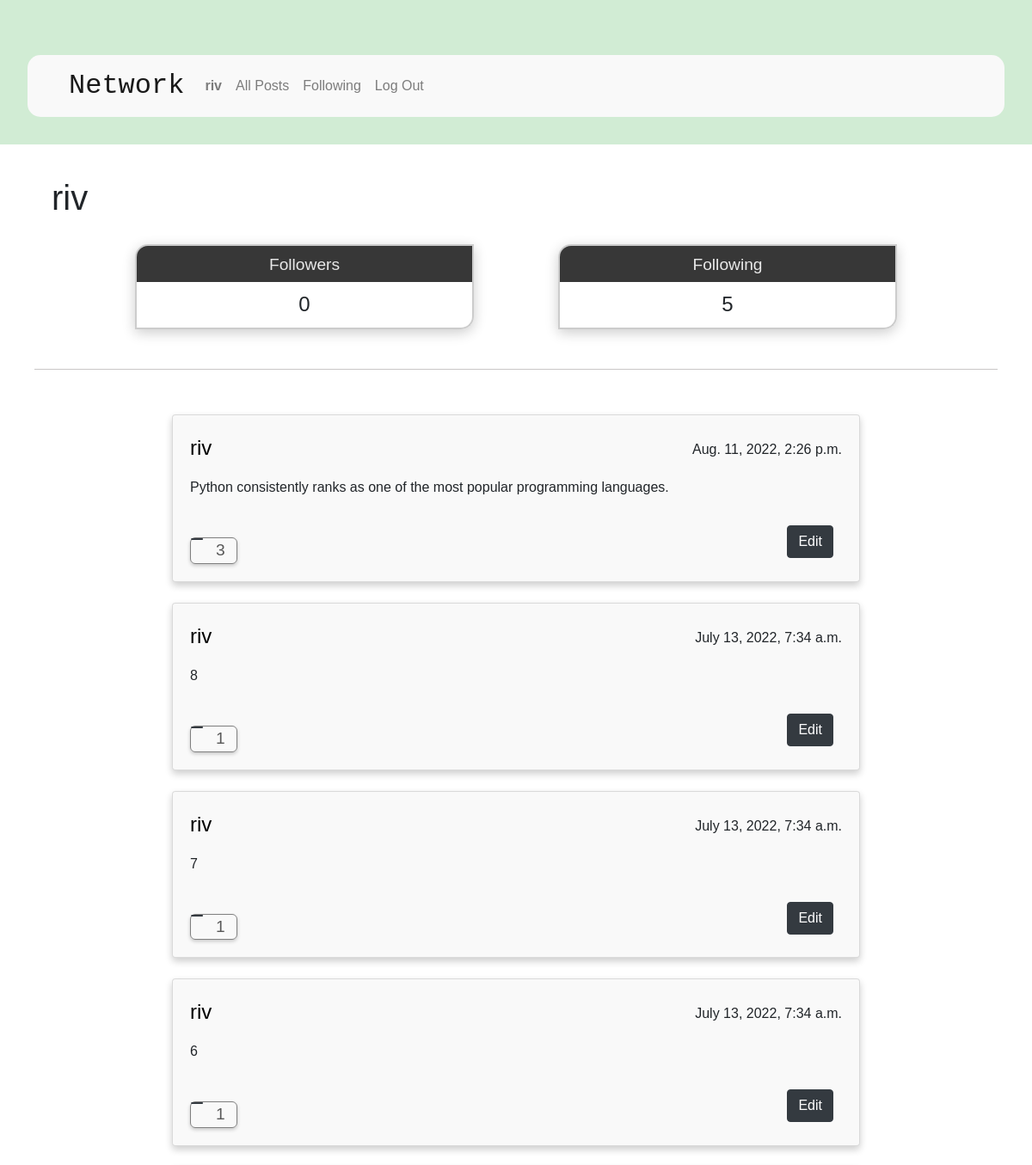
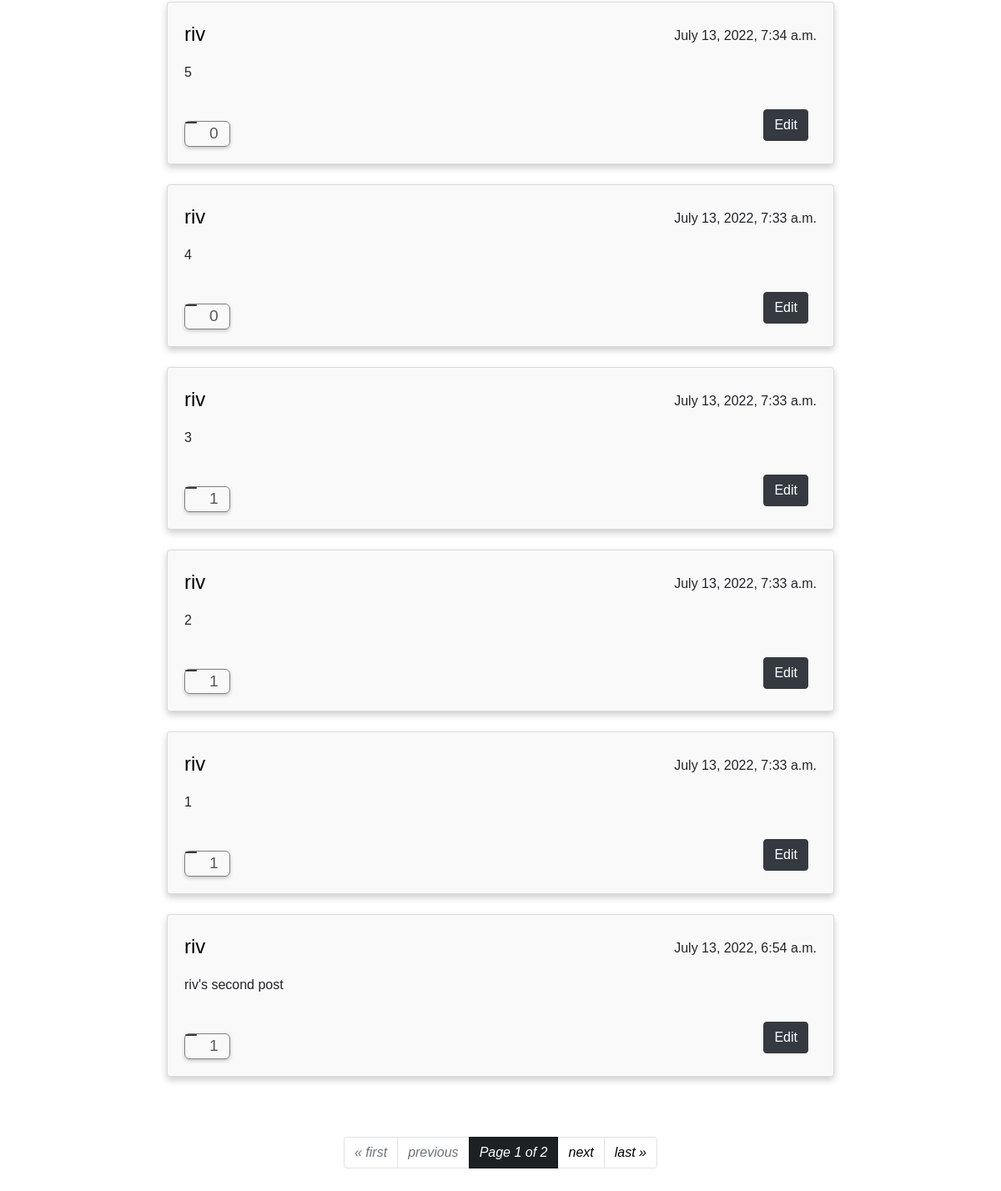
The app's page /user/riv (signed in) with its own data (2 pictures, top to bottom).
### network/models.py (models this page shows, shortened)
class User(AbstractUser):
    followers = models.ManyToManyField("self", related_name="following", default=None, blank=True, symmetrical=False)

class Post(models.Model):
    creator = models.ForeignKey(User, on_delete=models.CASCADE, related_name="posts")
    content = models.CharField(max_length=300, blank=False)
    created_at = models.DateTimeField(auto_now_add=True)
    likes = models.IntegerField(default=0)
    liked_by = models.ManyToManyField(User, related_name="liked", default=None)

### network/views.py (the view)
# urls.py: path("user/<str:this_user_name>", views.user_page, name="user_page"),
def user_page(request, this_user_name):
    this_user = User.objects.get(username = this_user_name)
    this_users_posts = Post.objects.filter(creator = this_user).order_by("-created_at")
    page_obj = pagination(this_users_posts, request)
    return render(request, "network/user_page.html", {
        "this_user": this_user,
        "page_obj": page_obj
    })

### network/views.py (called while the page is built)
def pagination(posts, request):
    paginator = Paginator(posts, 10)
    page_number = request.GET.get("page")
    return paginator.get_page(page_number)

### network/templates/network/user_page.html (shortened to what this page needs)
{% extends "network/layout.html" %}
{% load static %}
{% block body %}
    <div class="user-head">
        <h1 class="name-of-user" id="this_user_username">{{ this_user.username }}</h1>
    </div>
    <div class="user-stats">
        <div class="followers">
            <h3 class="followers-label">Followers</h3>
            <h4 class="followers-count" id="followers_count">{{ this_user.followers.count }}</h4>
        </div>
        <div class="followers">
            <h3 class="followers-label">Following</h3>
            <h4 class="followers-count">{{ this_user.following.count }}</h4>
        </div>
    </div>
    {% include "network/posts_render.html" %}
{% endblock %}

### network/templates/network/layout.html (shortened to what this page needs)
{% load static %}
<!DOCTYPE html>
<html lang="en">
    <head>
        <link rel="stylesheet" href="https://stackpath.bootstrapcdn.com/bootstrap/4.4.1/css/bootstrap.min.css">
        <link href="{% static 'network/styles.css' %}" rel="stylesheet">
    </head>
    <body>
        <div class="upper">
        <nav id="navi" class="navbar navbar-expand-lg navbar-light">
            <a class="navbar-brand" href="{% url 'index' %}">Network</a>
            <div>
              <ul class="navbar-nav mr-auto">
                {% if user.is_authenticated %}
                    <li class="nav-item">
                        <a class="nav-link" href="{% url 'user_page' user.username %}"><strong id="usernametag">{{ user.username }}</strong></a>
                    </li>
                {% endif %}
                <li class="nav-item">
                  <a class="nav-link" href="{% url 'index' %}">All Posts</a>
                </li>
                {% if user.is_authenticated %}
                    <li class="nav-item">
                        <a class="nav-link" href="{% url 'following' %}">Following</a>
                    </li>
                    <li class="nav-item">
                        <a class="nav-link" href="{% url 'logout' %}">Log Out</a>
                    </li>
                {% endif %}
              </ul>
            </div>
          </nav>
        </div>
        <div class="body">
            {% block body %}
            {% endblock %}
        </div>
    </body>
</html>

### network/templates/network/posts_render.html (shortened to what this page needs)
{% block posts_display %}
   <hr>
   <div class="postsdiv">
    {% for post in page_obj %}
        <div class="card">
            <div class="card-body">
                <div class="post-head">
                    <p class="card-text date">{{ post.created_at }}</p>
                    <a href="{% url 'user_page' post.creator %}" class="card-title">{{ post.creator }}</a>
                </div>
                <div id="content{{ post.id }}" class="card-text">{{ post.content }}</div>
                {% if user.is_authenticated %}
                    <div class="logged-likes">
                        <button id="{{ post.id }}" class="btn btn-dark like_button"></button>
                        <p id="number{{ post.id }}" class="likes_number">{{ post.likes }}</p>
                    </div>
                    {% if post.creator == user %}
                        <button id="edit{{ post.id }}" class="btn btn-dark edit_button">Edit</button>
                    {% endif %}
                {% else %}
                <p id="number{{ post.id }}" class="likes_number">Likes:   {{ post.likes }}</p>
                {% endif %}
            </div>
        </div>
    {% endfor %}
    </div>
    <div class="pag-menu">
        <ul class="pagination justify-content-center">
            {% if page_obj.has_previous %}
                <li class="page-item"><a class="page-link" href="?page=1">&laquo; first</a></li>
                <li class="page-item"><a class="page-link" href="?page={{ page_obj.previous_page_number }}">previous</a></li>
            {% else %}
                <li class="page-item disabled"><a class="page-link" href="#" tabindex="-1" aria-disabled="true">&laquo; first</a></li>
                <li class="page-item disabled"><a class="page-link" href="#" tabindex="-1" aria-disabled="true">previous</a></li>
            {% endif %}
            <li class="page-item active"><a class="page-link active btn-dark" href="">Page {{ page_obj.number }} of {{ page_obj.paginator.num_pages }}</a></li>
            {% if page_obj.has_next %}
                <li class="page-item"><a class="page-link" href="?page={{ page_obj.next_page_number }}">next</a></li>
                <li class="page-item"><a class="page-link" href="?page={{ page_obj.paginator.num_pages }}">last &raquo;</a></li>
            {% else %}
                <li class="page-item disabled"><a class="page-link" href="#" tabindex="-1" aria-disabled="true">next</a></li>
                <li class="page-item disabled"><a class="page-link" href="#" tabindex="-1" aria-disabled="true">last &raquo;</a></li>
            {% endif %}
        </ul>
      </div>
{% endblock %}

### network/static/network/styles.css (style rules this page uses)
body { font-family:'Gill Sans', 'Gill Sans MT', Calibri, 'Trebuchet MS', sans-serif; }
.body { background-color: rgb(255, 255, 255); padding: 5%; padding-top: 2em; }
.upper { padding: 2em; padding-top: 4em; background-color: rgb(209, 236, 212); }
.navbar { line-height: 0.5em; border-radius: 15px; background-color: rgb(249 249 249); padding-block: 1.5em; }
.navbar-brand { font-size: 2em; font-family: monospace; padding-left: 1em; }
hr { margin: 30px -20px 20px; border: 0; border-top: 1px solid #c9c7c7; }
.card { margin: auto; margin-bottom: 1.5em; width: 80%; max-width: 50em; box-shadow: 0 4px 8px 0 rgba(0, 0, 0, 0.2); background-color: rgba(6, 6, 5, 0.024); }
.postsdiv { padding: auto; padding-top: 2em; padding-bottom: 1em; min-width: 20em; border-radius: 5px; }
.post-head { width: auto; margin-bottom: 1em; }
.card-title { font-size: 1.5em; color:black; white-space: nowrap; }
.card-text { margin-bottom: 2em; }
.date { float: right; padding-top: 0.5em; margin-bottom: 0; }
.pag-menu { padding-block: 2em; }
.page-link { font-style: italic; color: black; }
.like_button { padding: 0; padding-right: 0.3em; padding-left: 0.3em; height: fit-content; font-size: 1.3em; margin-right: 0.7em; border-top-right-radius: 0; border-bottom-right-radius: 0; }
.likes_number { float: inline-end; font-size: 1.2em; color: rgb(88, 88, 88); padding-right: 0.7em; text-align: right; margin: auto; }
.logged-likes { display:inline-flex; border: 1.5px gray solid; border-radius: 6px; box-shadow: 0 2px 4px 0 rgba(0, 0, 0, 0.2); }
.edit_button, .save_button { float: right; margin-right: 10px; }
.user-stats { display:inline-flex; position:relative; width:100%; margin: auto; padding-inline: 3em; padding-block: 1em; }
.followers { margin-left: auto; margin-right: auto; border-top-left-radius: 15px; border-bottom-right-radius: 15px; text-align: center; width: 40%; box-shadow: 0 4px 15px 0 rgba(0, 0, 0, 0.2); }
.followers-label { border: 2px solid #ccc; border-bottom: none; border-top-left-radius: 15px; margin: auto; padding: 0.5em; background-color: rgba(0, 0, 0, 0.786); color: rgb(233, 233, 233); font-size: 120%; }
.followers-count { border: 2px solid #ccc; border-top: none; margin: auto; padding: 0.5em; border-bottom-right-radius: 15px; }
.user-head { display: flex; margin: auto; width: 100%; }
.name-of-user { line-height: 1.5em; }

### records on screen
User: username "riv", followers.count "0", following.count "5"
Post: created_at "Aug. 11, 2022, 2:26 p.m.", creator "riv", content "Python consistently ranks as one of the most popular programming languages.", likes "3"
Post: created_at "July 13, 2022, 7:34 a.m.", creator "riv", content "8", likes "1"
Post: created_at "July 13, 2022, 7:34 a.m.", creator "riv", content "7", likes "1"
Post: created_at "July 13, 2022, 7:34 a.m.", creator "riv", content "6", likes "1"
Post: created_at "July 13, 2022, 7:34 a.m.", creator "riv", content "5", likes "0"
Post: created_at "July 13, 2022, 7:33 a.m.", creator "riv", content "4", likes "0"
Post: created_at "July 13, 2022, 7:33 a.m.", creator "riv", content "3", likes "1"
Post: created_at "July 13, 2022, 7:33 a.m.", creator "riv", content "2", likes "1"
Post: created_at "July 13, 2022, 7:33 a.m.", creator "riv", content "1", likes "1"
Post: created_at "July 13, 2022, 6:54 a.m.", creator "riv", content "riv's second post", likes "1"

### other values on screen
{{ page_obj.number }} "1"
{{ page_obj.paginator.num_pages }} "2"
